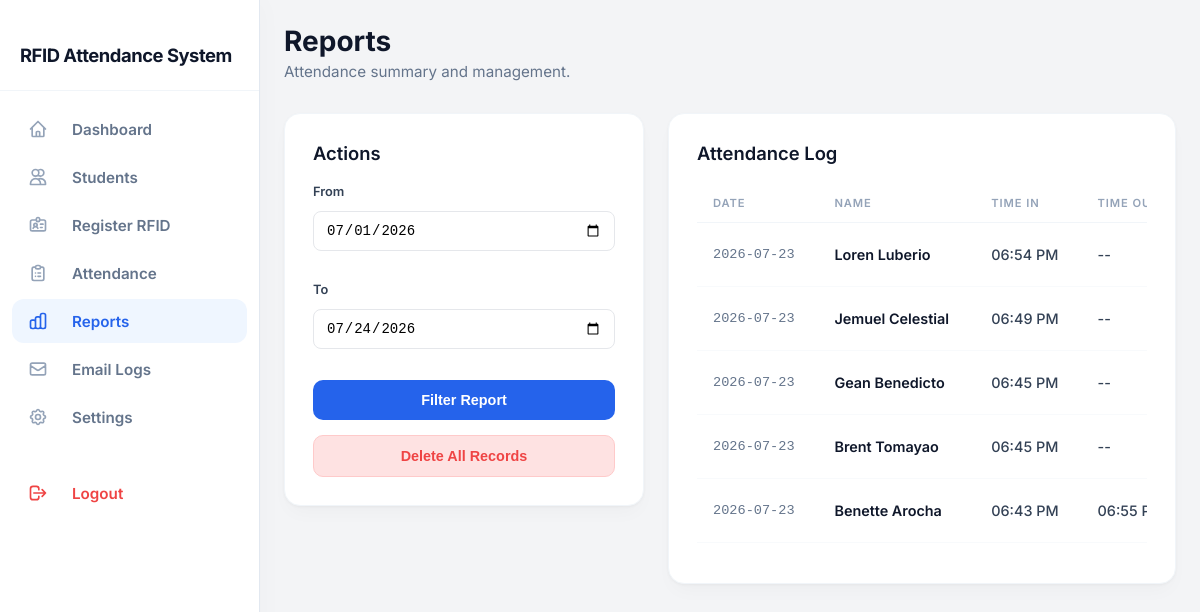
The page /admin/reports.php (signed in) on the database its author committed.
### tables this page shows
CREATE TABLE `attendance` (
  `id` int(11) NOT NULL,
  `student_id` int(11) NOT NULL,
  `rfid_uid` varchar(50) NOT NULL,
  `date` date NOT NULL,
  `time_in` time DEFAULT NULL,
  `time_out` time DEFAULT NULL,
  `status` varchar(20) DEFAULT 'Present',
  `created_at` timestamp NOT NULL DEFAULT current_timestamp()
);

CREATE TABLE `students` (
  `id` int(11) NOT NULL,
  `student_id` varchar(30) NOT NULL,
  `fullname` varchar(150) NOT NULL,
  `course` varchar(100) DEFAULT NULL,
  `year` varchar(20) DEFAULT NULL,
  `section` varchar(20) DEFAULT NULL,
  `phone` varchar(20) DEFAULT NULL,
  `email` varchar(255) DEFAULT NULL,
  `rfid_uid` varchar(50) DEFAULT NULL,
  `photo` varchar(255) DEFAULT NULL,
  `created_at` timestamp NOT NULL DEFAULT current_timestamp()
);

### includes/functions.php (called while the page is built, shortened)
<?php
function h(mixed $value): string {
    return htmlspecialchars($value ?? '', ENT_QUOTES, 'UTF-8');
}
function formatTime(?string $time): string {
    if (empty($time)) return '--';
    return date('h:i A', strtotime($time));
}

### admin/reports.php (the view, shortened to what this page needs)
<?php
require_once '../includes/config.php';
require_once '../includes/functions.php';
$from = $_GET['from'] ?? date('Y-m-01');
$to   = $_GET['to'] ?? date('Y-m-d');
$where = "a.date BETWEEN '" . mysqli_real_escape_string($conn, $from) . "' AND '" . mysqli_real_escape_string($conn, $to) . "'";
$query = "
    SELECT a.*, s.fullname, s.student_id AS sid, s.course, s.year, s.section
    FROM attendance a
    JOIN students s ON s.id = a.student_id
    WHERE $where
    ORDER BY a.date DESC, a.time_in DESC
";
$records = mysqli_query($conn, $query);
require_once '../includes/header.php';
require_once '../includes/sidebar.php';
?>
<div class="page-content">
    <div style="margin-bottom: 32px;">
        <h1 style="font-size: 1.75rem; font-weight: 700; color: var(--slate-900); margin: 0 0 4px 0;">Reports</h1>
        <p style="color: var(--slate-500); font-size: 0.95rem; margin: 0;">Attendance summary and management.</p>
    </div>
    <div class="attendance-layout">
        <div class="clean-card">
            <h2>Actions</h2>
            <form method="GET" class="filters-form">
                <div class="form-group">
                    <label>From</label>
                    <input type="date" name="from" class="clean-input" value="<?php echo h($from); ?>">
                </div>
                <div class="form-group">
                    <label>To</label>
                    <input type="date" name="to" class="clean-input" value="<?php echo h($to); ?>">
                </div>
                <button type="submit" class="btn-solid">Filter Report</button>
                <button type="button" onclick="deleteAll()" class="btn-delete">Delete All Records</button>
            </form>
        </div>
        <div class="clean-card">
            <h2>Attendance Log</h2>
            <div class="table-container">
                <table>
                    <thead>
                        <tr>
                            <th>Date</th>
                            <th>Name</th>
                            <th>Time In</th>
                            <th>Time Out</th>
                        </tr>
                    </thead>
                    <tbody>
                    <?php while ($r = mysqli_fetch_assoc($records)): ?>
                        <tr>
                            <td style="font-family: monospace; color: var(--slate-500); font-size: 0.85rem;"><?php echo h($r['date']); ?></td>
                            <td style="font-weight:600; color: var(--slate-900);"><?php echo h($r['fullname']); ?></td>
                            <td style="font-weight: 500; color: var(--slate-700);"><?php echo formatTime($r['time_in']); ?></td>
                            <td style="font-weight: 500; color: var(--slate-700);"><?php echo formatTime($r['time_out']); ?></td>
                        </tr>
                    <?php endwhile; ?>
                    </tbody>
                </table>
            </div>
        </div>
    </div>
</div>
<?php require_once '../includes/footer.php'; ?>

### assets/css/style.css (style rules this page uses)
:root { --primary: #4f46e5; --primary-dark: #4338ca; --success: #16a34a; --warning: #d97706; --danger: #dc2626; --bg: #f4f5fb; --card-bg: #ffffff; --text: #1f2937; --text-light: #6b7280; --border: #e5e7eb; --sidebar-bg: #1e1b4b; --sidebar-text: #c7d2fe; }
* { box-sizing: border-box; margin: 0; padding: 0; }
body { font-family: 'Segoe UI', Roboto, Arial, sans-serif; background: var(--bg); color: var(--text); }
table { width: 100%; border-collapse: collapse; font-size: 14px; }
th, td { text-align: left; padding: 10px 12px; border-bottom: 1px solid var(--border); }
th { color: var(--text-light); font-weight: 600; font-size: 12px; text-transform: uppercase; letter-spacing: 0.03em; }
.form-group { margin-bottom: 16px; }
.form-group label { display: block; font-size: 13px; font-weight: 600; margin-bottom: 6px; }
.form-group input, .form-group select, .form-group textarea { width: 100%; padding: 10px 12px; border: 1px solid var(--border); border-radius: 8px; font-size: 14px; }

### includes/header.php (style rules this page uses)
body, html { margin: 0; padding: 0; overflow-x: hidden; font-family: 'Inter', sans-serif; background-color: #f3f4f6; }

### includes/sidebar.php (style rules this page uses)
:root { --slate-50: #f8fafc; --slate-100: #f1f5f9; --slate-200: #e2e8f0; --slate-300: #cbd5e1; --slate-400: #94a3b8; --slate-500: #64748b; --slate-700: #334155; --slate-800: #1e293b; --slate-900: #0f172a; --blue-500: #3b82f6; --blue-600: #2563eb; --red-500: #ef4444; }

### admin/reports.php (style rules this page uses)
:root { --slate-50: #f8fafc; --slate-100: #f1f5f9; --slate-200: #e2e8f0; --slate-300: #cbd5e1; --slate-400: #94a3b8; --slate-500: #64748b; --slate-700: #334155; --slate-800: #1e293b; --slate-900: #0f172a; --blue-500: #3b82f6; --blue-600: #2563eb; --red-500: #ef4444; }
*, *::before, *::after { box-sizing: border-box; }
.page-content { flex: 1; min-width: 0; width: 100%; padding: 24px; display: flex; flex-direction: column; }
.attendance-layout { display: grid; grid-template-columns: 360px minmax(0, 1fr); gap: 24px; align-items: start; }
.clean-card { background: #ffffff; border-radius: 16px; box-shadow: 0 1px 3px rgba(0,0,0,0.04), 0 10px 20px -5px rgba(0,0,0,0.03); border: 1px solid var(--slate-100); padding: 28px; min-width: 0; }
.clean-card h2 { font-size: 1.15rem; font-weight: 600; color: var(--slate-900); margin: 0 0 20px 0; }
.filters-form { display: flex; flex-direction: column; gap: 15px; }
.form-group { display: flex; flex-direction: column; gap: 6px; }
.form-group label { font-size: 0.8rem; font-weight: 600; color: var(--slate-700); }
.clean-input { width: 100%; padding: 10px 14px; border: 1px solid var(--slate-200); border-radius: 10px; font-size: 0.95rem; background-color: #ffffff; transition: all 0.2s; }
.btn-solid { width: 100%; padding: 12px 20px; border-radius: 10px; background: var(--blue-600); color: #fff; border: none; cursor: pointer; font-weight: 600; font-size: 0.9rem; transition: background 0.2s; }
.btn-delete { width: 100%; padding: 12px 20px; border-radius: 10px; background: #fee2e2; color: #ef4444; border: 1px solid #fecaca; cursor: pointer; font-weight: 600; font-size: 0.9rem; transition: background 0.2s; }
.table-container { width: 100%; overflow-x: auto; padding-bottom: 12px; }
table { width: 100%; border-collapse: collapse; min-width: 600px; }
th { color: var(--slate-400); font-size: 0.7rem; text-transform: uppercase; padding: 12px 16px; border-bottom: 1px solid var(--slate-100); text-align: left; font-weight: 600; letter-spacing: 0.08em; }
td { padding: 16px; border-bottom: 1px solid var(--slate-50); color: var(--slate-700); font-size: 0.9rem; vertical-align: middle; }

### rows shown on the page
attendance: date "2026-07-23", student.fullname "Loren Luberio", time_in "06:54 PM", time_out "--"
attendance: date "2026-07-23", student.fullname "Jemuel Celestial", time_in "06:49 PM", time_out "--"
attendance: date "2026-07-23", student.fullname "Gean Benedicto", time_in "06:45 PM", time_out "--"
attendance: date "2026-07-23", student.fullname "Brent Tomayao", time_in "06:45 PM", time_out "--"
attendance: date "2026-07-23", student.fullname "Benette Arocha", time_in "06:43 PM", time_out "06:55…"
